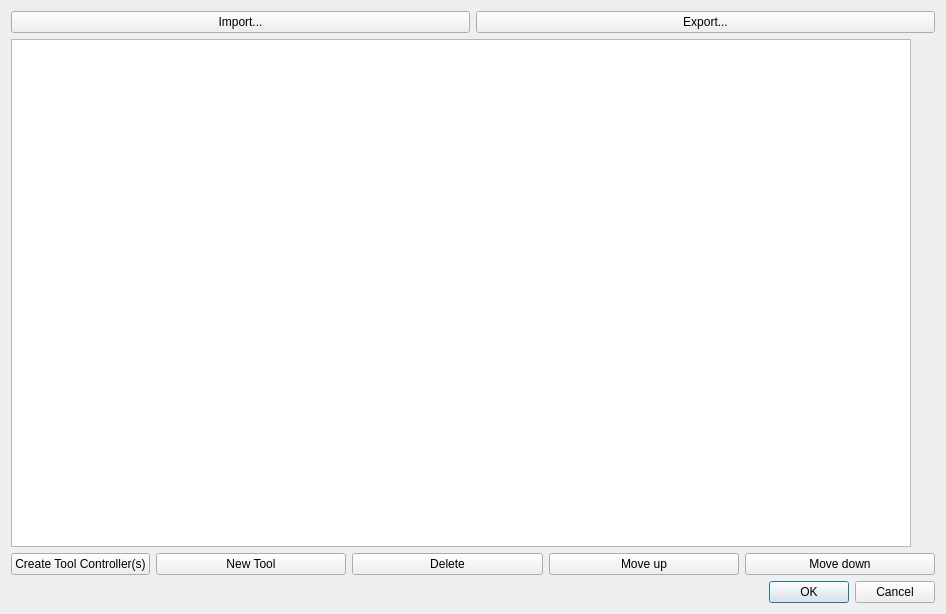
<?xml version="1.0" encoding="UTF-8"?>
<ui version="4.0">
 <class>ToolLibrary</class>
 <widget class="QDialog" name="ToolLibrary">
  <property name="geometry">
   <rect>
    <x>0</x>
    <y>0</y>
    <width>946</width>
    <height>614</height>
   </rect>
  </property>
  <property name="sizePolicy">
   <sizepolicy hsizetype="Preferred" vsizetype="Preferred">
    <horstretch>0</horstretch>
    <verstretch>0</verstretch>
   </sizepolicy>
  </property>
  <property name="windowTitle">
   <string>Tool Library</string>
  </property>
  <layout class="QVBoxLayout" name="verticalLayout">
   <item>
    <layout class="QHBoxLayout" name="horizontalLayout">
     <item>
      <widget class="QPushButton" name="ButtonImport">
       <property name="text">
        <string>Import...</string>
       </property>
      </widget>
     </item>
     <item>
      <widget class="QPushButton" name="ButtonExport">
       <property name="text">
        <string>Export...</string>
       </property>
      </widget>
     </item>
    </layout>
   </item>
   <item>
    <layout class="QHBoxLayout" name="horizontalLayout_3">
     <item>
      <widget class="QTreeView" name="ToolsList">
       <property name="dragEnabled">
        <bool>true</bool>
       </property>
       <property name="dragDropMode">
        <enum>QAbstractItemView::DragOnly</enum>
       </property>
       <property name="alternatingRowColors">
        <bool>true</bool>
       </property>
       <property name="selectionMode">
        <enum>QAbstractItemView::SingleSelection</enum>
       </property>
       <property name="selectionBehavior">
        <enum>QAbstractItemView::SelectRows</enum>
       </property>
      </widget>
     </item>
     <item>
      <widget class="QWidget" name="toolEditor" native="true">
       <layout class="QVBoxLayout" name="verticalLayout_2"/>
      </widget>
     </item>
    </layout>
   </item>
   <item>
    <layout class="QHBoxLayout" name="horizontalLayout_2">
     <item>
      <widget class="QPushButton" name="btnCopyTools">
       <property name="sizePolicy">
        <sizepolicy hsizetype="Fixed" vsizetype="Fixed">
         <horstretch>0</horstretch>
         <verstretch>0</verstretch>
        </sizepolicy>
       </property>
       <property name="toolTip">
        <string>Create Tool Controllers for the selected tools</string>
       </property>
       <property name="text">
        <string>Create Tool Controller(s)</string>
       </property>
       <property name="icon">
        <iconset resource="../Path.qrc">
         <normaloff>:/icons/Path-LengthOffset.svg</normaloff>:/icons/Path-LengthOffset.svg</iconset>
       </property>
      </widget>
     </item>
     <item>
      <widget class="QPushButton" name="ButtonNewTool">
       <property name="text">
        <string>New Tool</string>
       </property>
       <property name="icon">
        <iconset resource="../Path.qrc">
         <normaloff>:/icons/Path-ToolController.svg</normaloff>:/icons/Path-ToolController.svg</iconset>
       </property>
      </widget>
     </item>
     <item>
      <widget class="QPushButton" name="ButtonDelete">
       <property name="text">
        <string>Delete</string>
       </property>
       <property name="icon">
        <iconset resource="../../../../../Gui/Icons/resource.qrc">
         <normaloff>:/icons/delete.svg</normaloff>:/icons/delete.svg</iconset>
       </property>
      </widget>
     </item>
     <item>
      <widget class="QPushButton" name="ButtonUp">
       <property name="text">
        <string>Move up</string>
       </property>
       <property name="icon">
        <iconset resource="../../../../../Gui/Icons/resource.qrc">
         <normaloff>:/icons/button_up.svg</normaloff>:/icons/button_up.svg</iconset>
       </property>
       <property name="checkable">
        <bool>false</bool>
       </property>
       <property name="default">
        <bool>false</bool>
       </property>
       <property name="flat">
        <bool>false</bool>
       </property>
      </widget>
     </item>
     <item>
      <widget class="QPushButton" name="ButtonDown">
       <property name="text">
        <string>Move down</string>
       </property>
       <property name="icon">
        <iconset resource="../../../../../Gui/Icons/resource.qrc">
         <normaloff>:/icons/button_down.svg</normaloff>:/icons/button_down.svg</iconset>
       </property>
      </widget>
     </item>
    </layout>
   </item>
   <item>
    <widget class="QDialogButtonBox" name="buttonBox">
     <property name="orientation">
      <enum>Qt::Horizontal</enum>
     </property>
     <property name="standardButtons">
      <set>QDialogButtonBox::Cancel|QDialogButtonBox::Ok</set>
     </property>
    </widget>
   </item>
  </layout>
 </widget>
 <resources>
  <include location="../../../../../Gui/Icons/resource.qrc"/>
  <include location="../Path.qrc"/>
 </resources>
 <connections>
  <connection>
   <sender>buttonBox</sender>
   <signal>accepted()</signal>
   <receiver>ToolLibrary</receiver>
   <slot>accept()</slot>
   <hints>
    <hint type="sourcelabel">
     <x>248</x>
     <y>254</y>
    </hint>
    <hint type="destinationlabel">
     <x>157</x>
     <y>274</y>
    </hint>
   </hints>
  </connection>
  <connection>
   <sender>buttonBox</sender>
   <signal>rejected()</signal>
   <receiver>ToolLibrary</receiver>
   <slot>reject()</slot>
   <hints>
    <hint type="sourcelabel">
     <x>316</x>
     <y>260</y>
    </hint>
    <hint type="destinationlabel">
     <x>286</x>
     <y>274</y>
    </hint>
   </hints>
  </connection>
 </connections>
</ui>
